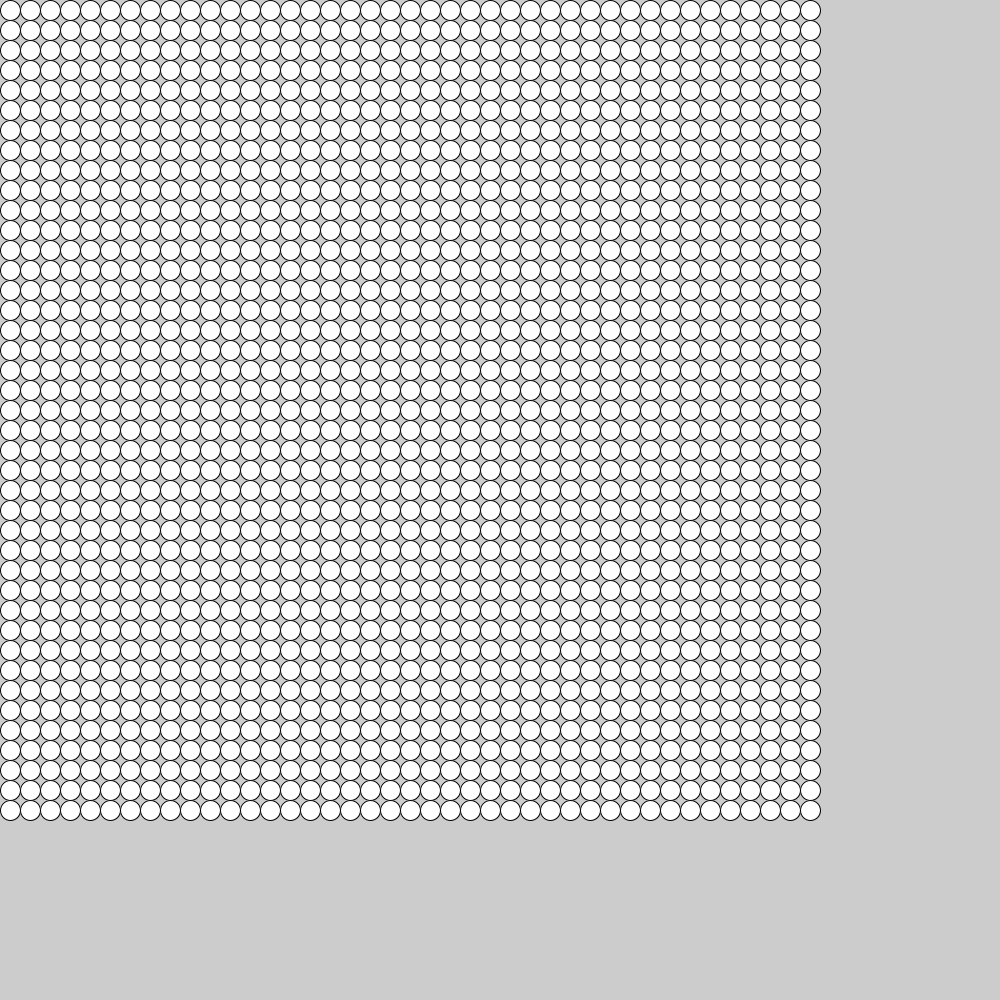
Frame 1 (no input)
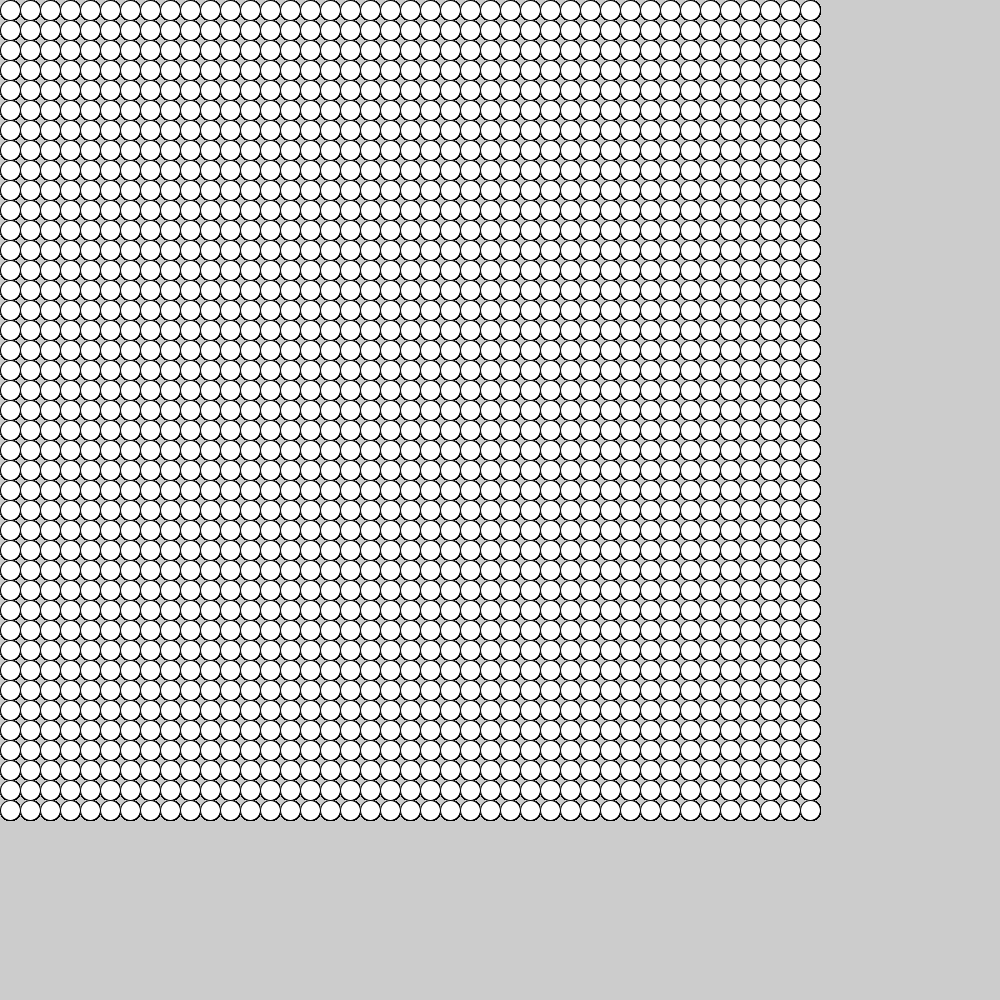
Frame 60 (the mouse pressed at the canvas centre just before this capture)
Frame 120 (the mouse held since frame 60 and released just before this capture): identical to frame 60, image omitted

The Processing sketch that drew these frames (run headless with seeded random() and noise(); from frame 60 on, the mouse is pressed at the canvas centre):

// Processing sketch: ex5_moreloops
// ── ex5_moreloops.pde
void setup() {
  /* makes a grid of circles
   * using nested for loops
   */
  size(1000, 1000);
}

void draw() {
  // nested loops
  // https://processing.org/reference/for.html
  for (int x=0; x<=40; x++) { 
    // making columns
    for (int y=0; y<=40; y++) { 
      ellipse(10+x*20, 10+y*20, 20, 20);
    }
  }
}
